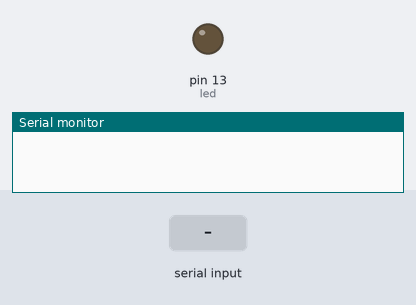
Recording of a sketch running on a simulated Arduino Uno, built with avr-gcc and run on an emulated ATmega328P. On the bench: output pins drawn as LEDs (lit = HIGH), the last lines printed to the serial monitor. The inputs (shaded band) are chosen by the test bench.

Above: at 1.2 s.
1.3 s: "*light off" received over Serial
At 2.4 s:
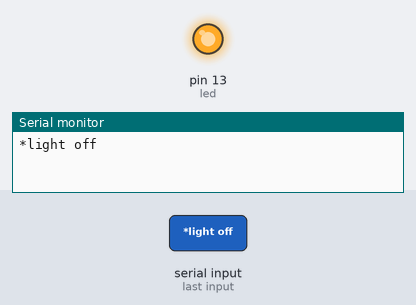
2.9 s: "*light on" received over Serial
At 4.4 s:
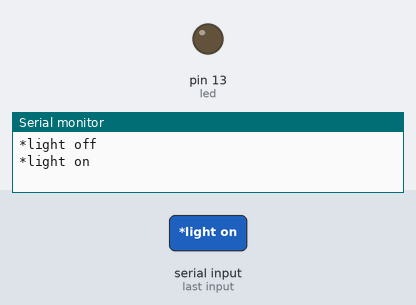
Timing chart, 0 to 5.9 s (numbered marks = the images above; inputs shaded):
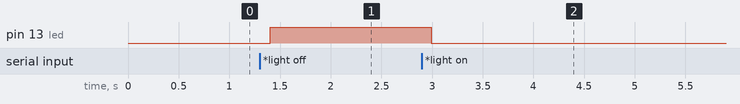

The sketch:

voice_main.ino
```cpp
String voice;

const int led = 13;


void setup() {
  Serial.begin(9600);

    pinMode (led, OUTPUT);

}

void loop() {
voiceControlLight();

}

void voiceControlLight(){
    while (Serial.available())
  {
  delay(10);
  char c = Serial.read();
  if (c == '#') {break;}
  voice += c;
  }

  if (voice.length() > 0) {
    Serial.println(voice);

       if(voice == "*light off")
     {
  digitalWrite(led, HIGH);


     }
  else if(voice == "*light on")
     {


  digitalWrite(led, LOW);

     }
  }
 voice="";
  }
```

Measured:
- after the input at 1.3 s, pin 13 (led): LOW → HIGH after 0.10 s
- after the input at 2.9 s, pin 13 (led): HIGH → LOW after 0.09 s
